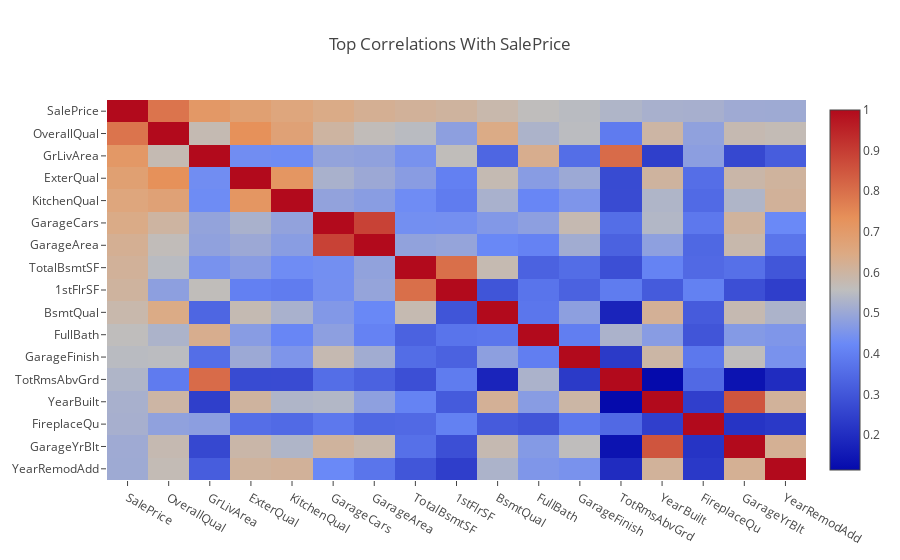

Write notebook code for a chart like this one.
### Code cell
data = [go.Heatmap(z=cor_top_numeric_vars.values.tolist(),
                   x=cor_top_numeric_vars.columns,
                   y=cor_top_numeric_vars.columns)]
layout=go.Layout(
    title='Top Correlations With SalePrice',
    yaxis=dict(
        autorange='reversed',
        automargin=True)
)

plotly.offline.iplot(go.Figure(data=data,layout=layout))

### Figure 1 — Plotly figure (JSON) as saved in the notebook; plotly's stock layout.template omitted (floating-point values rounded to 4 significant figures; data arrays with more than 128 entries replaced by an {"elided": "..."} marker saying what was removed)
{"data": [{"type": "heatmap", "uid": "b6a7797c-ccb2-40f0-8af7-bff65049886e", "x": ["SalePrice", "OverallQual", "GrLivArea", "ExterQual", "KitchenQual", "GarageCars", "GarageArea", "TotalBsmtSF", "1stFlrSF", "BsmtQual", "FullBath", "GarageFinish", "TotRmsAbvGrd", "YearBuilt", "FireplaceQu", "GarageYrBlt", "YearRemodAdd"], "y": ["SalePrice", "OverallQual", "GrLivArea", "ExterQual", "KitchenQual", "GarageCars", "GarageArea", "TotalBsmtSF", "1stFlrSF", "BsmtQual", "FullBath", "GarageFinish", "TotRmsAbvGrd", "YearBuilt", "FireplaceQu", "GarageYrBlt", "YearRemodAdd"], "z": {"elided": "17x17 float values"}}], "layout": {"title": "Top Correlations With SalePrice", "yaxis": {"automargin": true, "autorange": "reversed"}}}
